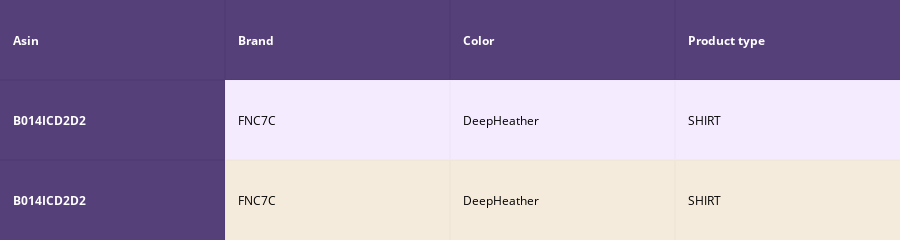
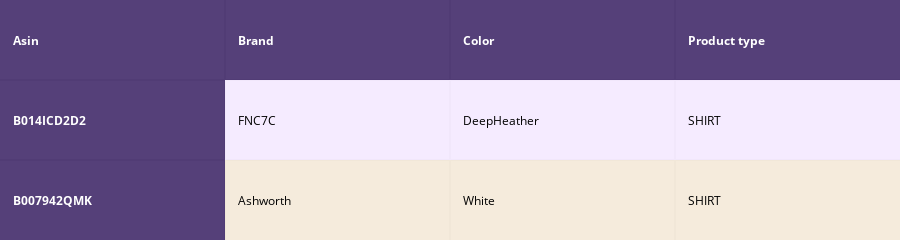
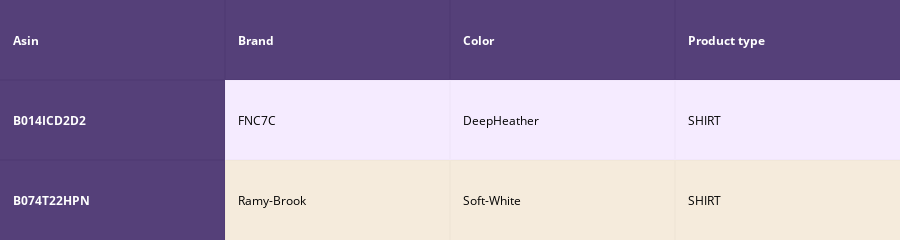
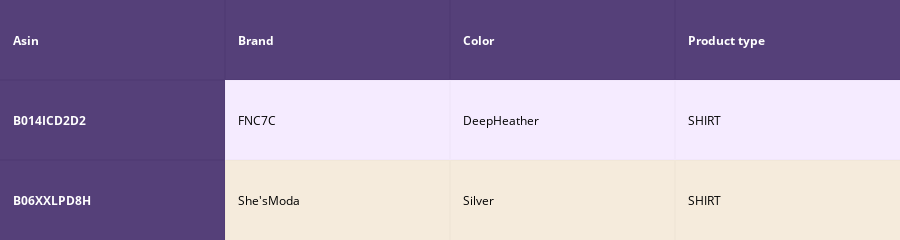

Notebook source saved alongside these figures, in order:
### Code cell
def w2v_with_other_features(doc_id ,w1_title , w2_brand , w3_color, w4_image , num_results ):
    
    doc_id_images = asins.index(df_asins[doc_id])
    pairwise_dist_image = pairwise_distances(bottleneck_features_train, bottleneck_features_train[doc_id_images].reshape(1,-1))
    pairwise_dist_title = pairwise_distances(w2v_title , w2v_title[doc_id].reshape(1 , -1))
    pairwise_dist_brand = pairwise_distances(brand_features, brand_features[doc_id])
    pairwise_dist_color = pairwise_distances(color_features ,color_features[doc_id])
    pairwise_dist = (w1_title*pairwise_dist_title + w2_brand*pairwise_dist_brand + w3_color*pairwise_dist_color + w4_image*pairwise_dist_image )/float(w1_title + w2_brand + w3_color + w4_image)
    
    
    indices = np.argsort(pairwise_dist.flatten())[0:num_results]
    #pdists will store the 9 smallest distances
    pdists  = np.sort(pairwise_dist.flatten())[0:num_results]

    #data frame indices of the 9 smallest distace's
    df_indices = list(data.index[indices])
    

    for i in range(0, len(indices)):
        heat_map_w2v_brand(data['title'].loc[df_indices[0]],data['title'].loc[df_indices[i]], data['medium_image_url'].loc[df_indices[i]], indices[0], indices[i],df_indices[0], df_indices[i], 'weighted')
        print('ASIN :',data['asin'].loc[df_indices[i]])
        print('Brand :',data['brand'].loc[df_indices[i]])
        print('euclidean distance from input :', pdists[i])
        print('='*125)
        
w2v_with_other_features(2, 1,1,1 , 100 , 10)

### Figure 1 — Plotly figure (JSON) as saved in the notebook; plotly's stock layout.template omitted (floating-point values rounded to 4 significant figures)
{"data": [{"colorscale": [[0, "#1d004d"], [0.5, "#f2e5ff"], [1, "#f2e5d1"]], "hoverinfo": "none", "opacity": 0.75, "showscale": false, "type": "heatmap", "uid": "2fe712f4-a331-11e8-9d32-485ab6235931", "z": [[0, 0, 0, 0], [0, 0.5, 0.5, 0.5], [0, 1, 1, 1]]}], "layout": {"annotations": [{"align": "left", "font": {"color": "#ffffff"}, "showarrow": false, "text": "<b>Asin</b>", "x": -0.45, "xanchor": "left", "xref": "x", "y": 0, "yref": "y"}, {"align": "left", "font": {"color": "#ffffff"}, "showarrow": false, "text": "<b>Brand</b>", "x": 0.55, "xanchor": "left", "xref": "x", "y": 0, "yref": "y"}, {"align": "left", "font": {"color": "#ffffff"}, "showarrow": false, "text": "<b>Color</b>", "x": 1.55, "xanchor": "left", "xref": "x", "y": 0, "yref": "y"}, {"align": "left", "font": {"color": "#ffffff"}, "showarrow": false, "text": "<b>Product type</b>", "x": 2.55, "xanchor": "left", "xref": "x", "y": 0, "yref": "y"}, {"align": "left", "font": {"color": "#ffffff"}, "showarrow": false, "text": "<b>B014ICD2D2</b>", "x": -0.45, "xanchor": "left", "xref": "x", "y": 1, "yref": "y"}, {"align": "left", "font": {"color": "#000000"}, "showarrow": false, "text": "FNC7C", "x": 0.55, "xanchor": "left", "xref": "x", "y": 1, "yref": "y"}, {"align": "left", "font": {"color": "#000000"}, "showarrow": false, "text": "DeepHeather", "x": 1.55, "xanchor": "left", "xref": "x", "y": 1, "yref": "y"}, {"align": "left", "font": {"color": "#000000"}, "showarrow": false, "text": "SHIRT", "x": 2.55, "xanchor": "left", "xref": "x", "y": 1, "yref": "y"}, {"align": "left", "font": {"color": "#ffffff"}, "showarrow": false, "text": "<b>B014ICD2D2</b>", "x": -0.45, "xanchor": "left", "xref": "x", "y": 2, "yref": "y"}, {"align": "left", "font": {"color": "#000000"}, "showarrow": false, "text": "FNC7C", "x": 0.55, "xanchor": "left", "xref": "x", "y": 2, "yref": "y"}, {"align": "left", "font": {"color": "#000000"}, "showarrow": false, "text": "DeepHeather", "x": 1.55, "xanchor": "left", "xref": "x", "y": 2, "yref": "y"}, {"align": "left", "font": {"color": "#000000"}, "showarrow": false, "text": "SHIRT", "x": 2.55, "xanchor": "left", "xref": "x", "y": 2, "yref": "y"}], "height": 140, "margin": {"b": 0, "l": 0, "r": 0, "t": 0}, "xaxis": {"dtick": 1, "gridwidth": 2, "showticklabels": false, "tick0": -0.5, "ticks": "", "zeroline": false}, "yaxis": {"autorange": "reversed", "dtick": 1, "gridwidth": 2, "showticklabels": false, "tick0": 0.5, "ticks": "", "zeroline": false}}}

### Figure 2 — Plotly figure (JSON) as saved in the notebook; plotly's stock layout.template omitted (floating-point values rounded to 4 significant figures)
{"data": [{"colorscale": [[0, "#1d004d"], [0.5, "#f2e5ff"], [1, "#f2e5d1"]], "hoverinfo": "none", "opacity": 0.75, "showscale": false, "type": "heatmap", "uid": "2fe712f5-a331-11e8-9d32-485ab6235931", "z": [[0, 0, 0, 0], [0, 0.5, 0.5, 0.5], [0, 1, 1, 1]]}], "layout": {"annotations": [{"align": "left", "font": {"color": "#ffffff"}, "showarrow": false, "text": "<b>Asin</b>", "x": -0.45, "xanchor": "left", "xref": "x", "y": 0, "yref": "y"}, {"align": "left", "font": {"color": "#ffffff"}, "showarrow": false, "text": "<b>Brand</b>", "x": 0.55, "xanchor": "left", "xref": "x", "y": 0, "yref": "y"}, {"align": "left", "font": {"color": "#ffffff"}, "showarrow": false, "text": "<b>Color</b>", "x": 1.55, "xanchor": "left", "xref": "x", "y": 0, "yref": "y"}, {"align": "left", "font": {"color": "#ffffff"}, "showarrow": false, "text": "<b>Product type</b>", "x": 2.55, "xanchor": "left", "xref": "x", "y": 0, "yref": "y"}, {"align": "left", "font": {"color": "#ffffff"}, "showarrow": false, "text": "<b>B014ICD2D2</b>", "x": -0.45, "xanchor": "left", "xref": "x", "y": 1, "yref": "y"}, {"align": "left", "font": {"color": "#000000"}, "showarrow": false, "text": "FNC7C", "x": 0.55, "xanchor": "left", "xref": "x", "y": 1, "yref": "y"}, {"align": "left", "font": {"color": "#000000"}, "showarrow": false, "text": "DeepHeather", "x": 1.55, "xanchor": "left", "xref": "x", "y": 1, "yref": "y"}, {"align": "left", "font": {"color": "#000000"}, "showarrow": false, "text": "SHIRT", "x": 2.55, "xanchor": "left", "xref": "x", "y": 1, "yref": "y"}, {"align": "left", "font": {"color": "#ffffff"}, "showarrow": false, "text": "<b>B007942QMK</b>", "x": -0.45, "xanchor": "left", "xref": "x", "y": 2, "yref": "y"}, {"align": "left", "font": {"color": "#000000"}, "showarrow": false, "text": "Ashworth", "x": 0.55, "xanchor": "left", "xref": "x", "y": 2, "yref": "y"}, {"align": "left", "font": {"color": "#000000"}, "showarrow": false, "text": "White", "x": 1.55, "xanchor": "left", "xref": "x", "y": 2, "yref": "y"}, {"align": "left", "font": {"color": "#000000"}, "showarrow": false, "text": "SHIRT", "x": 2.55, "xanchor": "left", "xref": "x", "y": 2, "yref": "y"}], "height": 140, "margin": {"b": 0, "l": 0, "r": 0, "t": 0}, "xaxis": {"dtick": 1, "gridwidth": 2, "showticklabels": false, "tick0": -0.5, "ticks": "", "zeroline": false}, "yaxis": {"autorange": "reversed", "dtick": 1, "gridwidth": 2, "showticklabels": false, "tick0": 0.5, "ticks": "", "zeroline": false}}}

### Figure 3 — Plotly figure (JSON) as saved in the notebook; plotly's stock layout.template omitted (floating-point values rounded to 4 significant figures)
{"data": [{"colorscale": [[0, "#1d004d"], [0.5, "#f2e5ff"], [1, "#f2e5d1"]], "hoverinfo": "none", "opacity": 0.75, "showscale": false, "type": "heatmap", "uid": "30d85fb0-a331-11e8-9d32-485ab6235931", "z": [[0, 0, 0, 0], [0, 0.5, 0.5, 0.5], [0, 1, 1, 1]]}], "layout": {"annotations": [{"align": "left", "font": {"color": "#ffffff"}, "showarrow": false, "text": "<b>Asin</b>", "x": -0.45, "xanchor": "left", "xref": "x", "y": 0, "yref": "y"}, {"align": "left", "font": {"color": "#ffffff"}, "showarrow": false, "text": "<b>Brand</b>", "x": 0.55, "xanchor": "left", "xref": "x", "y": 0, "yref": "y"}, {"align": "left", "font": {"color": "#ffffff"}, "showarrow": false, "text": "<b>Color</b>", "x": 1.55, "xanchor": "left", "xref": "x", "y": 0, "yref": "y"}, {"align": "left", "font": {"color": "#ffffff"}, "showarrow": false, "text": "<b>Product type</b>", "x": 2.55, "xanchor": "left", "xref": "x", "y": 0, "yref": "y"}, {"align": "left", "font": {"color": "#ffffff"}, "showarrow": false, "text": "<b>B014ICD2D2</b>", "x": -0.45, "xanchor": "left", "xref": "x", "y": 1, "yref": "y"}, {"align": "left", "font": {"color": "#000000"}, "showarrow": false, "text": "FNC7C", "x": 0.55, "xanchor": "left", "xref": "x", "y": 1, "yref": "y"}, {"align": "left", "font": {"color": "#000000"}, "showarrow": false, "text": "DeepHeather", "x": 1.55, "xanchor": "left", "xref": "x", "y": 1, "yref": "y"}, {"align": "left", "font": {"color": "#000000"}, "showarrow": false, "text": "SHIRT", "x": 2.55, "xanchor": "left", "xref": "x", "y": 1, "yref": "y"}, {"align": "left", "font": {"color": "#ffffff"}, "showarrow": false, "text": "<b>B074T22HPN</b>", "x": -0.45, "xanchor": "left", "xref": "x", "y": 2, "yref": "y"}, {"align": "left", "font": {"color": "#000000"}, "showarrow": false, "text": "Ramy-Brook", "x": 0.55, "xanchor": "left", "xref": "x", "y": 2, "yref": "y"}, {"align": "left", "font": {"color": "#000000"}, "showarrow": false, "text": "Soft-White", "x": 1.55, "xanchor": "left", "xref": "x", "y": 2, "yref": "y"}, {"align": "left", "font": {"color": "#000000"}, "showarrow": false, "text": "SHIRT", "x": 2.55, "xanchor": "left", "xref": "x", "y": 2, "yref": "y"}], "height": 140, "margin": {"b": 0, "l": 0, "r": 0, "t": 0}, "xaxis": {"dtick": 1, "gridwidth": 2, "showticklabels": false, "tick0": -0.5, "ticks": "", "zeroline": false}, "yaxis": {"autorange": "reversed", "dtick": 1, "gridwidth": 2, "showticklabels": false, "tick0": 0.5, "ticks": "", "zeroline": false}}}

### Figure 4 — Plotly figure (JSON) as saved in the notebook; plotly's stock layout.template omitted (floating-point values rounded to 4 significant figures)
{"data": [{"colorscale": [[0, "#1d004d"], [0.5, "#f2e5ff"], [1, "#f2e5d1"]], "hoverinfo": "none", "opacity": 0.75, "showscale": false, "type": "heatmap", "uid": "30d85fb1-a331-11e8-9d32-485ab6235931", "z": [[0, 0, 0, 0], [0, 0.5, 0.5, 0.5], [0, 1, 1, 1]]}], "layout": {"annotations": [{"align": "left", "font": {"color": "#ffffff"}, "showarrow": false, "text": "<b>Asin</b>", "x": -0.45, "xanchor": "left", "xref": "x", "y": 0, "yref": "y"}, {"align": "left", "font": {"color": "#ffffff"}, "showarrow": false, "text": "<b>Brand</b>", "x": 0.55, "xanchor": "left", "xref": "x", "y": 0, "yref": "y"}, {"align": "left", "font": {"color": "#ffffff"}, "showarrow": false, "text": "<b>Color</b>", "x": 1.55, "xanchor": "left", "xref": "x", "y": 0, "yref": "y"}, {"align": "left", "font": {"color": "#ffffff"}, "showarrow": false, "text": "<b>Product type</b>", "x": 2.55, "xanchor": "left", "xref": "x", "y": 0, "yref": "y"}, {"align": "left", "font": {"color": "#ffffff"}, "showarrow": false, "text": "<b>B014ICD2D2</b>", "x": -0.45, "xanchor": "left", "xref": "x", "y": 1, "yref": "y"}, {"align": "left", "font": {"color": "#000000"}, "showarrow": false, "text": "FNC7C", "x": 0.55, "xanchor": "left", "xref": "x", "y": 1, "yref": "y"}, {"align": "left", "font": {"color": "#000000"}, "showarrow": false, "text": "DeepHeather", "x": 1.55, "xanchor": "left", "xref": "x", "y": 1, "yref": "y"}, {"align": "left", "font": {"color": "#000000"}, "showarrow": false, "text": "SHIRT", "x": 2.55, "xanchor": "left", "xref": "x", "y": 1, "yref": "y"}, {"align": "left", "font": {"color": "#ffffff"}, "showarrow": false, "text": "<b>B06XXLPD8H</b>", "x": -0.45, "xanchor": "left", "xref": "x", "y": 2, "yref": "y"}, {"align": "left", "font": {"color": "#000000"}, "showarrow": false, "text": "She'sModa", "x": 0.55, "xanchor": "left", "xref": "x", "y": 2, "yref": "y"}, {"align": "left", "font": {"color": "#000000"}, "showarrow": false, "text": "Silver", "x": 1.55, "xanchor": "left", "xref": "x", "y": 2, "yref": "y"}, {"align": "left", "font": {"color": "#000000"}, "showarrow": false, "text": "SHIRT", "x": 2.55, "xanchor": "left", "xref": "x", "y": 2, "yref": "y"}], "height": 140, "margin": {"b": 0, "l": 0, "r": 0, "t": 0}, "xaxis": {"dtick": 1, "gridwidth": 2, "showticklabels": false, "tick0": -0.5, "ticks": "", "zeroline": false}, "yaxis": {"autorange": "reversed", "dtick": 1, "gridwidth": 2, "showticklabels": false, "tick0": 0.5, "ticks": "", "zeroline": false}}}
